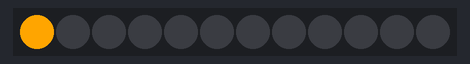
This sketch was run on a simulated Arduino Uno, built with avr-gcc and run on an emulated ATmega328P. Parts: 12 RGB LEDs in strip order, left to right.

Above: at 0.05 s.
At 0.65 s:
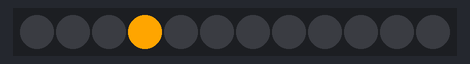
At 1.25 s:
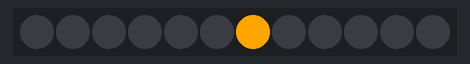
At 1.86 s:
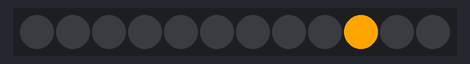
At 2.26 s:
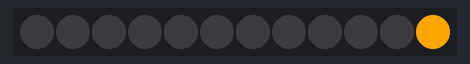
At 2.66 s:
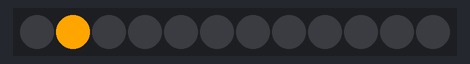

The sketch:

moving-pixel.ino
```cpp
#include <Adafruit_NeoPixel.h>
#define LEDPIN 12 // connect the Data from the strip to this pin on the Arduino
#define NUMBER_PIEXELS 12 // the number of pixels in your LED strip
Adafruit_NeoPixel strip = Adafruit_NeoPixel(NUMBER_PIEXELS, LEDPIN, NEO_GRB + NEO_KHZ800);

void setup() {
  strip.begin(); // initialize all the variables
}

void loop() {
  for (int i=0; i<strip.numPixels(); i++) {
    strip.setPixelColor(i, 255, 165, 0); // set pixel i to be yellow
    strip.show();
    delay(100);
    strip.setPixelColor(i, 0, 0, 0); // turn pixel i off
    strip.show();
    delay(100);
  }
}
```

Measured:
- by itself, everything shown: repeats every 2.4 s, in 24 steps
